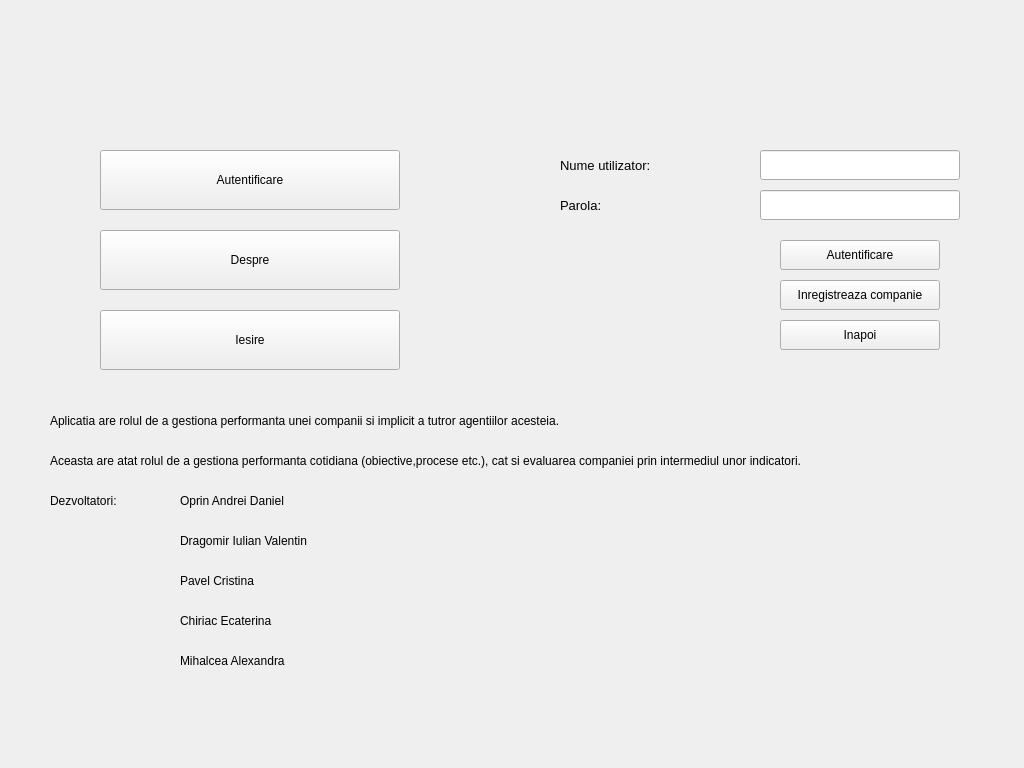
<?xml version="1.0" encoding="UTF-8"?>
<ui version="4.0">
 <class>ManagementulPerformantei</class>
 <widget class="QMainWindow" name="ManagementulPerformantei">
  <property name="geometry">
   <rect>
    <x>0</x>
    <y>0</y>
    <width>1024</width>
    <height>768</height>
   </rect>
  </property>
  <property name="windowTitle">
   <string>ManagementulPerformantei</string>
  </property>
  <widget class="QWidget" name="centralWidget">
   <widget class="QPushButton" name="startButton">
    <property name="geometry">
     <rect>
      <x>100</x>
      <y>150</y>
      <width>300</width>
      <height>60</height>
     </rect>
    </property>
    <property name="text">
     <string>Autentificare</string>
    </property>
   </widget>
   <widget class="QPushButton" name="despreButton">
    <property name="geometry">
     <rect>
      <x>100</x>
      <y>230</y>
      <width>300</width>
      <height>60</height>
     </rect>
    </property>
    <property name="text">
     <string>Despre</string>
    </property>
   </widget>
   <widget class="QPushButton" name="exitButton">
    <property name="geometry">
     <rect>
      <x>100</x>
      <y>310</y>
      <width>300</width>
      <height>60</height>
     </rect>
    </property>
    <property name="text">
     <string>Iesire</string>
    </property>
   </widget>
   <widget class="QPushButton" name="logButton">
    <property name="geometry">
     <rect>
      <x>780</x>
      <y>240</y>
      <width>160</width>
      <height>30</height>
     </rect>
    </property>
    <property name="text">
     <string>Autentificare</string>
    </property>
   </widget>
   <widget class="QLineEdit" name="userEdit">
    <property name="geometry">
     <rect>
      <x>760</x>
      <y>150</y>
      <width>200</width>
      <height>30</height>
     </rect>
    </property>
    <property name="font">
     <font>
      <pointsize>10</pointsize>
     </font>
    </property>
   </widget>
   <widget class="QLineEdit" name="passEdit">
    <property name="geometry">
     <rect>
      <x>760</x>
      <y>190</y>
      <width>200</width>
      <height>30</height>
     </rect>
    </property>
    <property name="font">
     <font>
      <pointsize>10</pointsize>
     </font>
    </property>
    <property name="echoMode">
     <enum>QLineEdit::Password</enum>
    </property>
   </widget>
   <widget class="QLabel" name="userlabel">
    <property name="geometry">
     <rect>
      <x>560</x>
      <y>150</y>
      <width>200</width>
      <height>30</height>
     </rect>
    </property>
    <property name="font">
     <font>
      <pointsize>10</pointsize>
     </font>
    </property>
    <property name="text">
     <string>Nume utilizator:</string>
    </property>
   </widget>
   <widget class="QLabel" name="passlabel">
    <property name="geometry">
     <rect>
      <x>560</x>
      <y>190</y>
      <width>200</width>
      <height>30</height>
     </rect>
    </property>
    <property name="font">
     <font>
      <pointsize>10</pointsize>
     </font>
    </property>
    <property name="text">
     <string>Parola:</string>
    </property>
   </widget>
   <widget class="QLabel" name="about1">
    <property name="geometry">
     <rect>
      <x>50</x>
      <y>400</y>
      <width>941</width>
      <height>41</height>
     </rect>
    </property>
    <property name="font">
     <font>
      <pointsize>9</pointsize>
     </font>
    </property>
    <property name="text">
     <string>Aplicatia are rolul de a gestiona performanta unei companii si implicit a tutror agentiilor acesteia.</string>
    </property>
   </widget>
   <widget class="QLabel" name="about2">
    <property name="geometry">
     <rect>
      <x>50</x>
      <y>440</y>
      <width>941</width>
      <height>41</height>
     </rect>
    </property>
    <property name="font">
     <font>
      <pointsize>9</pointsize>
     </font>
    </property>
    <property name="text">
     <string>Aceasta are atat rolul de a gestiona performanta cotidiana (obiective,procese etc.), cat si evaluarea companiei prin intermediul unor indicatori.</string>
    </property>
   </widget>
   <widget class="QLabel" name="about3">
    <property name="geometry">
     <rect>
      <x>50</x>
      <y>480</y>
      <width>101</width>
      <height>41</height>
     </rect>
    </property>
    <property name="font">
     <font>
      <pointsize>9</pointsize>
     </font>
    </property>
    <property name="text">
     <string>Dezvoltatori:</string>
    </property>
   </widget>
   <widget class="QLabel" name="about4">
    <property name="geometry">
     <rect>
      <x>180</x>
      <y>480</y>
      <width>191</width>
      <height>41</height>
     </rect>
    </property>
    <property name="font">
     <font>
      <pointsize>9</pointsize>
     </font>
    </property>
    <property name="text">
     <string>Oprin Andrei Daniel</string>
    </property>
   </widget>
   <widget class="QLabel" name="about5">
    <property name="geometry">
     <rect>
      <x>180</x>
      <y>520</y>
      <width>191</width>
      <height>41</height>
     </rect>
    </property>
    <property name="font">
     <font>
      <pointsize>9</pointsize>
     </font>
    </property>
    <property name="text">
     <string>Dragomir Iulian Valentin</string>
    </property>
   </widget>
   <widget class="QLabel" name="about6">
    <property name="geometry">
     <rect>
      <x>180</x>
      <y>560</y>
      <width>191</width>
      <height>41</height>
     </rect>
    </property>
    <property name="font">
     <font>
      <pointsize>9</pointsize>
     </font>
    </property>
    <property name="text">
     <string>Pavel Cristina </string>
    </property>
   </widget>
   <widget class="QLabel" name="about7">
    <property name="geometry">
     <rect>
      <x>180</x>
      <y>600</y>
      <width>191</width>
      <height>41</height>
     </rect>
    </property>
    <property name="font">
     <font>
      <pointsize>9</pointsize>
     </font>
    </property>
    <property name="text">
     <string>Chiriac Ecaterina</string>
    </property>
   </widget>
   <widget class="QLabel" name="about8">
    <property name="geometry">
     <rect>
      <x>180</x>
      <y>640</y>
      <width>191</width>
      <height>41</height>
     </rect>
    </property>
    <property name="font">
     <font>
      <pointsize>9</pointsize>
     </font>
    </property>
    <property name="text">
     <string>Mihalcea Alexandra</string>
    </property>
   </widget>
   <widget class="QPushButton" name="inapoiButton">
    <property name="geometry">
     <rect>
      <x>780</x>
      <y>320</y>
      <width>160</width>
      <height>30</height>
     </rect>
    </property>
    <property name="text">
     <string>Inapoi</string>
    </property>
   </widget>
   <widget class="QPushButton" name="newButton">
    <property name="geometry">
     <rect>
      <x>780</x>
      <y>280</y>
      <width>160</width>
      <height>30</height>
     </rect>
    </property>
    <property name="text">
     <string>Inregistreaza companie</string>
    </property>
   </widget>
  </widget>
 </widget>
 <layoutdefault spacing="6" margin="11"/>
 <resources/>
 <connections/>
</ui>
